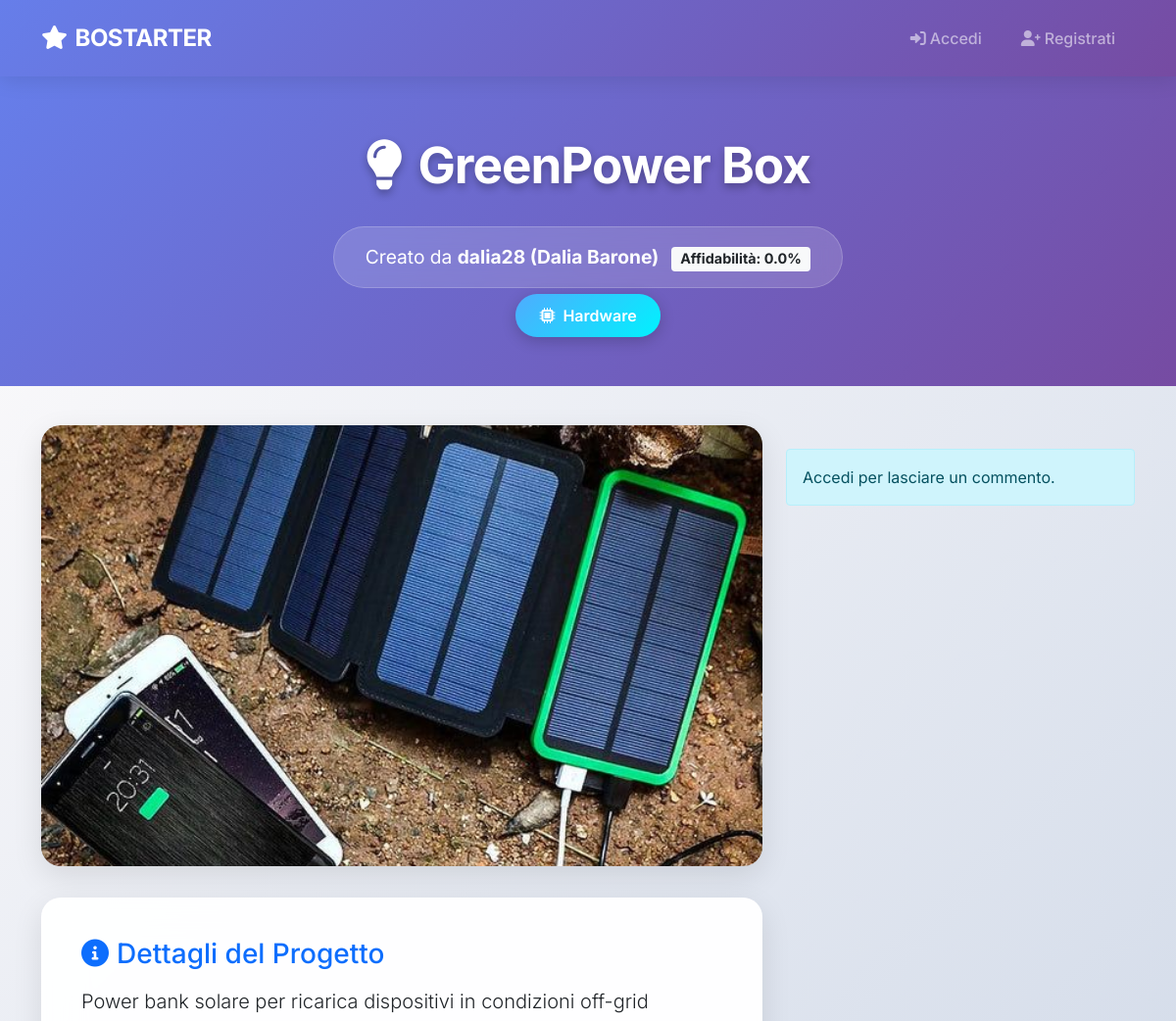
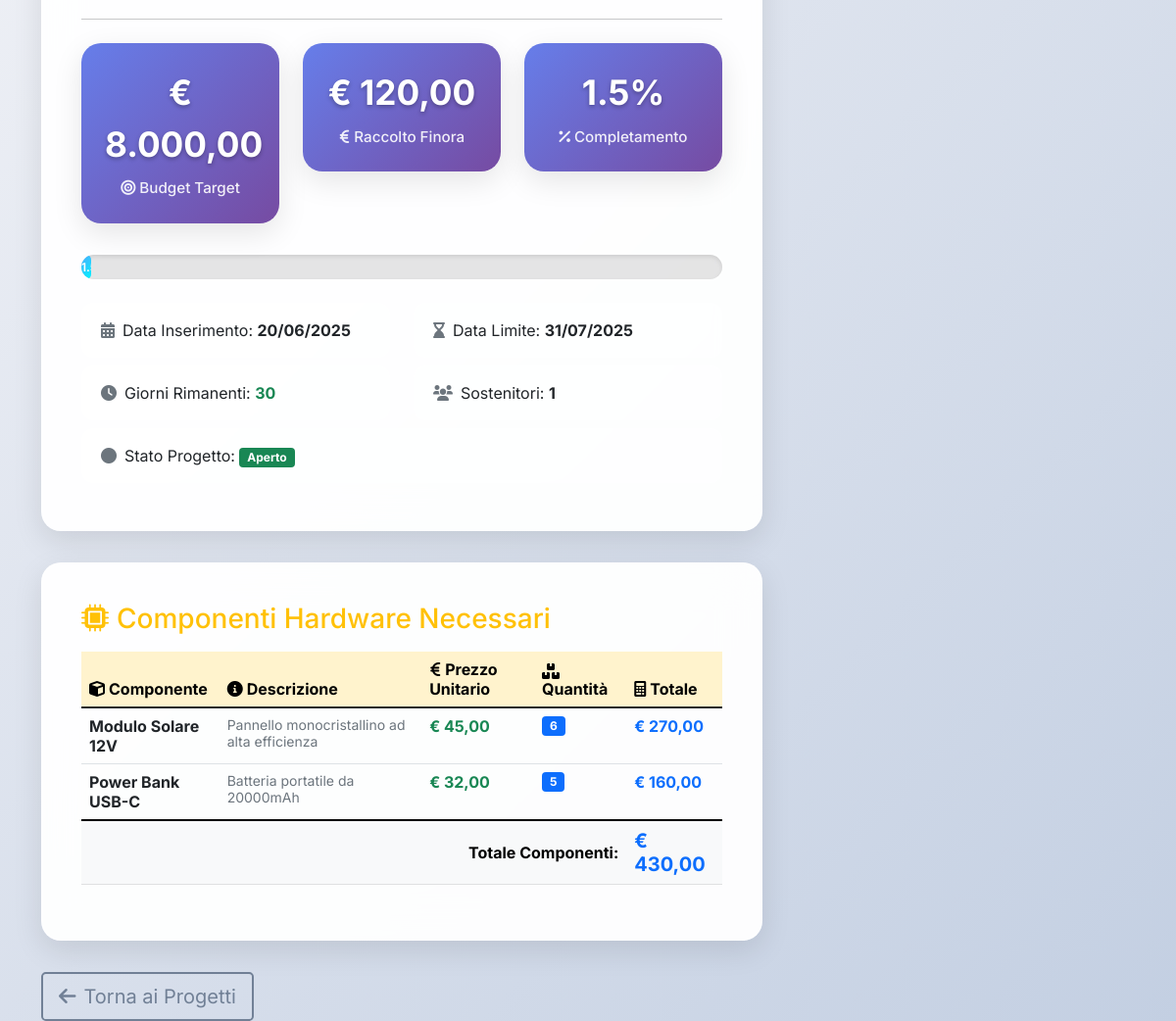
The app's page /public/projects/project_detail.php?name=GreenPower+Box with its own data (2 pictures, top to bottom).
### tables this page shows
CREATE TABLE PROGETTO(
    Nome                VARCHAR(100) PRIMARY KEY,
    Descrizione         TEXT NOT NULL,
    Data_Inserimento    DATE NOT NULL,
    Stato               ENUM('aperto', 'chiuso')NOT NULL DEFAULT 'aperto',
    Budget              DECIMAL(10,2) NOT NULL,
    Data_Limite         DATE NOT NULL,
    Tipo                ENUM('Hardware', 'Software') NOT NULL,
    Email_Creatore      VARCHAR(100) NOT NULL,
    FOREIGN KEY (Email_Creatore) REFERENCES CREATORE(Email) ON DELETE CASCADE
);

CREATE TABLE UTENTE(
    Email               VARCHAR(100) PRIMARY KEY,
    Nickname            VARCHAR(50) UNIQUE NOT NULL,
    Password            VARCHAR(255) NOT NULL,
    Nome                VARCHAR(50) NOT NULL,
    Cognome             VARCHAR(50) NOT NULL,
    Anno_Di_Nascita     DATE NOT NULL,
    Luogo_Di_Nascita    VARCHAR(100) NOT NULL
);

CREATE TABLE CREATORE (
    Email           VARCHAR(100) PRIMARY KEY,
    Nr_Progetti     INT DEFAULT 0,
    Affidabilita    FLOAT DEFAULT 0,
    FOREIGN KEY (Email) REFERENCES UTENTE(Email) ON DELETE CASCADE
);

CREATE TABLE COMPONENTE(
    ID              INT AUTO_INCREMENT PRIMARY KEY,
    Nome            VARCHAR(100),
    Descrizione     TEXT NOT NULL,
    Prezzo          DECIMAL(10,2) NOT NULL,
    Quantita        INT NOT NULL,
    Nome_Progetto   VARCHAR(100) NOT NULL,
    FOREIGN KEY (Nome_Progetto) REFERENCES PROGETTO(Nome) ON DELETE CASCADE
);

### public/projects/project_detail.php (the view, shortened to what the rows shown need)
<?php
require_once '../../config/database.php';
function formatCurrency($amount) {
    return '€ ' . number_format($amount, 2, ',', '.');
}
$nomeProgetto = $_GET['name'];
$db = Database::getInstance();
$db->ensureEventScheduler();
$sql = "
    SELECT
        p.Nome, p.Descrizione, p.Data_Inserimento, p.Stato, p.Budget, p.Data_Limite, p.Tipo, p.Email_Creatore,
        u.Nickname AS CreatoreNickname, u.Nome AS CreatoreNome, u.Cognome AS CreatoreCognome,
        c.Affidabilita,
        COALESCE(SUM(f.Importo), 0) AS Totale_Finanziato,
        COUNT(DISTINCT f.Email_Utente) AS Num_Finanziatori,
        (SELECT percorso FROM FOTO WHERE Nome_Progetto = p.Nome LIMIT 1) AS Foto,
        DATEDIFF(p.Data_Limite, CURDATE()) AS Giorni_Rimanenti
    FROM PROGETTO p
    JOIN CREATORE c ON p.Email_Creatore = c.Email
    JOIN UTENTE u ON c.Email = u.Email
    LEFT JOIN FINANZIAMENTO f ON p.Nome = f.Nome_Progetto
    WHERE p.Nome = ?
    GROUP BY p.Nome, p.Descrizione, p.Data_Inserimento, p.Stato, p.Budget, p.Data_Limite, p.Tipo,
             u.Nickname, u.Nome, u.Cognome, c.Affidabilita
";
$progetto = $db->fetchOne($sql, [$nomeProgetto]);
$percentuale = $progetto['Budget'] > 0 ? round($progetto['Totale_Finanziato'] / $progetto['Budget'] * 100, 1) : 0;
$statoClasse = ($progetto['Stato'] === 'aperto' && $progetto['Giorni_Rimanenti'] > 0 && $percentuale < 100) ? 'success' : 'secondary';
$componenti = [];
if ($progetto['Tipo'] === 'Hardware') {
    $componenti = $db->fetchAll("
        SELECT ID, Nome, Descrizione, Prezzo, Quantita, (Prezzo * Quantita) as Totale
        FROM COMPONENTE
        WHERE Nome_Progetto = ?
        ORDER BY Nome ASC
    ", [$nomeProgetto]);
}
?>
<!DOCTYPE html>
<html lang="it">
<head>
    <link href="https://cdn.jsdelivr.net/npm/bootstrap@5.1.3/dist/css/bootstrap.min.css" rel="stylesheet">
    <link href="https://cdnjs.cloudflare.com/ajax/libs/font-awesome/6.0.0/css/all.min.css" rel="stylesheet">
</head>
<body>
<div class="project-header">
    <div class="container text-center">
        <h1 class="project-title"><i class="fas fa-lightbulb me-3"></i><?= htmlspecialchars($progetto['Nome']) ?></h1>
        <div class="creator-info">
            Creato da <strong>
                <?= htmlspecialchars($progetto['CreatoreNickname']) ?>
                (<?= htmlspecialchars($progetto['CreatoreNome'] ?? '') . ' ' . htmlspecialchars($progetto['CreatoreCognome'] ?? '') ?>)
            </strong>
            <span class="badge bg-light text-dark ms-2">
                Affidabilità: <?= number_format($progetto['Affidabilita'] * 100, 1) ?>%
            </span>
        </div>
        <br>
        <span class="type-badge">
            <i class="fas fa-<?= $progetto['Tipo'] === 'Hardware' ? 'microchip' : 'code' ?> me-1"></i>
            <?= htmlspecialchars($progetto['Tipo']) ?>
        </span>
    </div>
</div>
<div class="container">
    <div class="row">
        <div class="col-lg-8">
            <div class="project-details-card fade-in-up">
                <h3 class="mb-3 text-primary"><i class="fas fa-info-circle me-2"></i>Dettagli del Progetto</h3>
                <p class="lead"><?= nl2br(htmlspecialchars($progetto['Descrizione'])) ?></p>
                <hr class="my-4">
                <div class="row text-center">
                    <div class="col-md-4">
                        <div class="stat-box">
                            <div class="value"><?= formatCurrency($progetto['Budget']) ?></div>
                            <div class="label"><i class="fas fa-bullseye me-1"></i>Budget Target</div>
                        </div>
                    </div>
                    <div class="col-md-4">
                    </div>
                    <div class="col-md-4">
                    </div>
                </div>
                <div class="progress mt-3">
                    <div class="progress-bar bg-<?= $statoClasse ?>" role="progressbar"
                         style="width: <?= $percentuale ?>%;"
                         aria-valuenow="<?= $percentuale ?>" aria-valuemin="0" aria-valuemax="100">
                    </div>
                </div>
                <div class="row mt-4">
                    <div class="col-md-6">
                        <div class="info-row">
                            <i class="fas fa-calendar-alt me-2 text-muted"></i>Data Inserimento: <strong><?= date('d/m/Y', strtotime($progetto['Data_Inserimento'])) ?></strong>
                        </div>
                    </div>
                    <div class="col-md-6">
                        <div class="info-row">
                            <i class="fas fa-hourglass-end me-2 text-muted"></i>Data Limite: <strong><?= date('d/m/Y', strtotime($progetto['Data_Limite'])) ?></strong>
                        </div>
                    </div>
                    <div class="col-md-6">
                    </div>
                    <div class="col-md-6">
                    </div>
                    <div class="col-12">
                        <div class="info-row">
                            <i class="fas fa-circle me-2 text-muted"></i>Stato Progetto:
                            <span class="badge bg-<?= $statoClasse ?>"><?= ucfirst($progetto['Stato']) ?></span>
                        </div>
                    </div>
                </div>
            </div>
            <?php if ($progetto['Tipo'] === 'Hardware' && !empty($componenti)): ?>
                <div class="project-details-card fade-in-up">
                    <div class="table-responsive">
                        <table class="table table-hover">
                            <thead class="table-warning">
                            <tr>
                                <th><i class="fas fa-cube me-1"></i>Componente</th>
                                <th><i class="fas fa-info-circle me-1"></i>Descrizione</th>
                                <th><i class="fas fa-euro-sign me-1"></i>Prezzo Unitario</th>
                                <th><i class="fas fa-boxes me-1"></i>Quantità</th>
                                <th><i class="fas fa-calculator me-1"></i>Totale</th>
                            </tr>
                            </thead>
                            <tbody>
                            <?php foreach ($componenti as $componente): ?>
                                <tr>
                                    <td>
                                        <strong><?= htmlspecialchars($componente['Nome']) ?></strong>
                                    </td>
                                    <td>
                                        <small class="text-muted"><?= htmlspecialchars($componente['Descrizione']) ?></small>
                                    </td>
                                    <td>
                                        <span class="text-success fw-bold"><?= formatCurrency($componente['Prezzo']) ?></span>
                                    </td>
                                    <td>
                                        <span class="badge bg-primary"><?= htmlspecialchars($componente['Quantita']) ?></span>
                                    </td>
                                    <td>
                                        <span class="text-primary fw-bold"><?= formatCurrency($componente['Totale']) ?></span>
                                    </td>
                                </tr>
                            <?php endforeach; ?>
                            </tbody>
                        </table>
                    </div>
                </div>
            <?php endif; ?>
        </div>
    </div>
</div>
</body>
</html>

### records on screen
progetto: Nome "GreenPower Box", utente.Nickname "dalia28", utente.Nome "Dalia", utente.Cognome "Barone", $progetto['Affidabilita']*100 "0.0", Tipo "Hardware", Descrizione "Power bank solare per ricarica dispositivi in condizioni off-grid", Budget "€ 8.000,00", Data_Inserimento "20/06/2025", Data_Limite "31/07/2025", Stato "Aperto"
componente: Nome "Modulo Solare 12V", Descrizione "Pannello monocristallino ad alta efficienza", Prezzo "€ 45,00", Quantita "6", Totale "€ 270,00"
componente: Nome "Power Bank USB-C", Descrizione "Batteria portatile da 20000mAh", Prezzo "€ 32,00", Quantita "5", Totale "€ 160,00"

### other values on screen
formatCurrency($progetto['Totale_Finanziato']) "€ 120,00"
$percentuale "1.5"
$progetto['Giorni_Rimanenti'] "30"
$progetto['Num_Finanziatori'] "1"
formatCurrency($totaleComponenti) "€ 430,00"
